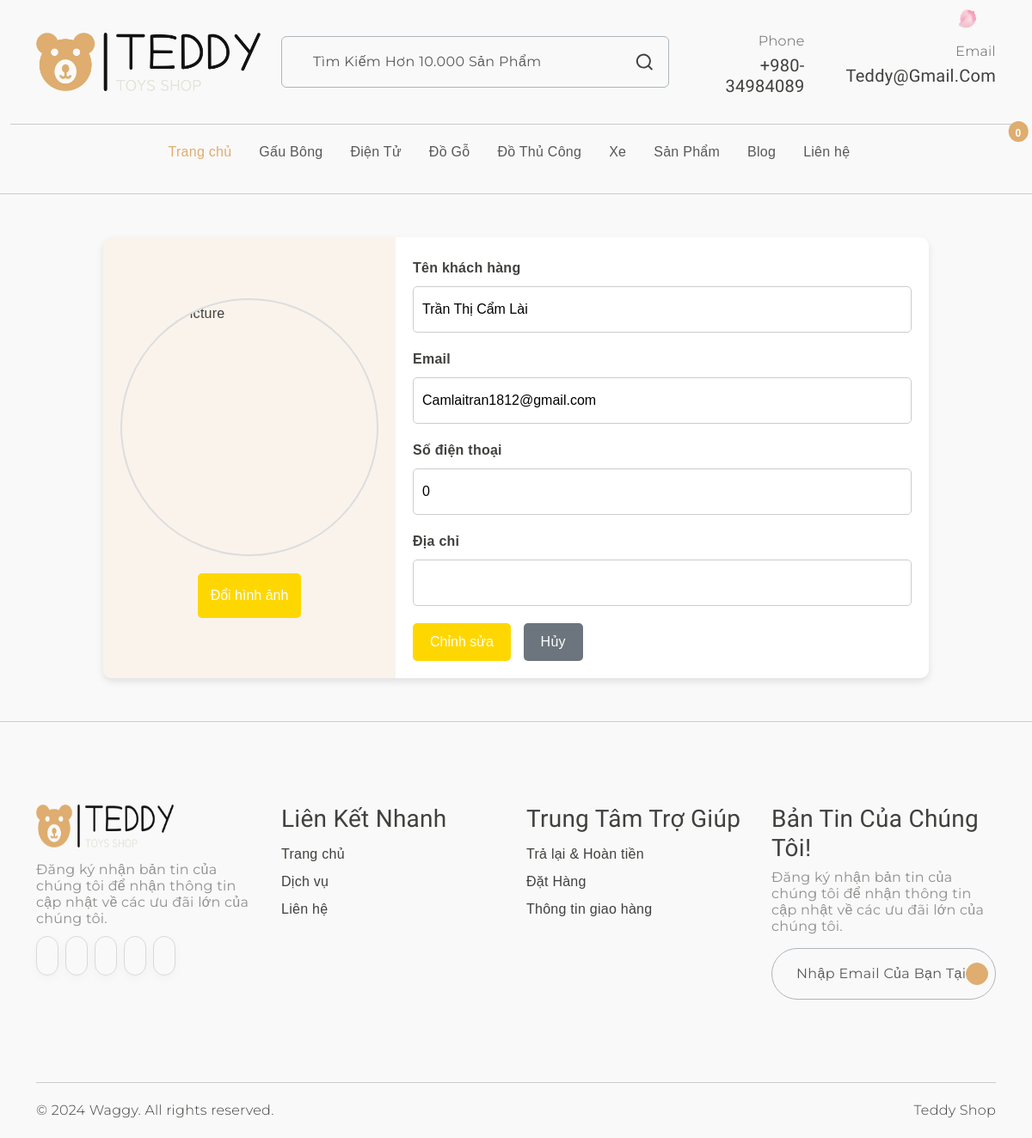
Screenshot of /clients/main/profile.php?id=2 with the database file from the repository.
### tables this page shows
CREATE TABLE `khachhang` (
  `IDKhachHang` int(11) NOT NULL,
  `HoTen` varchar(100) NOT NULL,
  `MatKhau` varchar(20) NOT NULL,
  `Email` varchar(50) NOT NULL,
  `DiaChi` varchar(100) NOT NULL,
  `SDT` int(11) NOT NULL,
  `HinhAnhKhachHang` varchar(10000) DEFAULT NULL
);

### lib/database.php (called while the page is built, shortened)
<?php
class Database extends PDO
{
  public $host = DB_HOST;
  public $user = DB_USER;
  public $pass = DB_PASS;
  public $dbname = DB_NAME;
  public $link;
  private function connectDB()
  {
    $this->link = new mysqli(
      $this->host,
      $this->user,
      $this->pass,
      $this->dbname
    );
  }
  public function select($query)
  {
    $result = $this->link->query($query);
    if ($result->num_rows > 0) {
      return $result;
    } else {
      return false;
    }
  }
}

### controller/khachhang.php (called while the page is built, shortened)
<?php
$filepath = realpath(dirname(__FILE__));
include_once $filepath . '/../lib/database.php';
?>
<?php
class KhachHang
{
    private $db;
    public function __construct()
    {
        $this->db = new Database();
    }
?>
<?php
    function getByID($id)
    {
        $query = "SELECT * FROM KhachHang WHERE IDKhachHang = '$id'";
        $result = $this->db->select($query);
        if ($result && $result->num_rows > 0) {
            return $result->fetch_assoc();
        }
        return null;
    }
}

### clients/main/profile.php (the view, shortened to what this page needs)
<?php
include_once '../layouts/header.php';
include_once '../../controller/khachhang.php';
$khachhang = new KhachHang();
$khachhangUpdate = $khachhang->getById($_GET['id']);
?>
<!DOCTYPE html>
<html lang="en">
<head>
</head>
<body>
    <hr>
    <form action="profile.php?id=<?= htmlspecialchars($_GET['id']) ?>" method="POST" enctype="multipart/form-data">
        <div class="containerProfile">
            <div class="left-panel">
                <img id="profileImg" src="/<?= $khachhangUpdate['HinhAnhKhachHang']?>" alt="Profile Picture">
                <button type="button" id="changeImageButton">Đổi hình ảnh</button>
            </div>
            <div class="right-panel">
                <div class="form-group">
                    <label for="HoTen">Tên khách hàng</label>
                    <input type="text" id="HoTen" name="HoTen" value="<?= htmlspecialchars($khachhangUpdate['HoTen'] ?? '') ?>">
                </div>
                <div class="form-group">
                    <label for="Email">Email</label>
                    <input type="email" id="Email" name="Email" value="<?= htmlspecialchars($khachhangUpdate['Email'] ?? '') ?>">
                </div>
                <div class="form-group">
                    <label for="SDT">Số điện thoại</label>
                    <input type="text" id="SDT" name="SDT" value="<?= htmlspecialchars($khachhangUpdate['SDT'] ?? '') ?>">
                </div>
                <div class="form-group">
                    <label for="DiaChi">Địa chỉ</label>
                    <input type="text" id="DiaChi" name="DiaChi" value="<?= htmlspecialchars($khachhangUpdate['DiaChi'] ?? '') ?>">
                </div>
                <div class="btn-container">
                    <button type="submit" class="btn">Chỉnh sửa</button>
                    <a href="index.php" class="btn" style="background-color: #6c757d;">Hủy</a>
                </div>
            </div>
        </div>
    </form>
    <hr>
</body>
</html>
<?php include '../layouts/footer.php'; ?>

### clients/style.css (style rules this page uses)
:root { --header-height: 160px; --header-height-min: 80px; }
:root { --accent-color: #DEAD6F; --dark-color: #222222; --light-dark-color: #727272; --light-color: #fff; --grey-color: #dbdbdb; --light-grey-color: #fafafa; --primary-color: #6995B1; --light-primary-color: #eef1f3; }
:root { --body-font: 'Chilanka', cursive; --heading-font: 'Chilanka', cursive; --secondary-font: 'Montserrat', sans-serif; }
body { --bs-link-color: #333; --bs-link-hover-color: #333; --bs-link-color-rgb: 40, 40, 40; --bs-link-hover-color-rgb: 0, 0, 0; --bs-light-rgb: 248, 248, 248; --bs-font-sans-serif: 'Chilanka', cursive; --bs-body-font-family: var(--bs-font-sans-serif); --bs-body-font-size: 1rem; --bs-body-font-weight: 400; --bs-body-line-height: 2; --bs-body-color: #41403E; --bs-primary: #DEAD6F; --bs-primary-rgb: 222, 173, 111; --bs-primary-bg-subtle: #FFF9EB; --bs-border-color: #F7F7F7; --bs-secondary-rgb: 230, 243, 251; --bs-success-rgb: 238, 245, 228; --bs-danger-rgb: 249, 235, 231; --bs-warning-rgb: 255, 249, 235; --bs-info-rgb: 230, 243, 250; }
body { letter-spacing: 0.01625rem; }
a { text-decoration: none; }

### clients/layouts/header.php (style rules this page uses)
html, body { max-width: 100%; overflow-x: hidden; }
body { padding-top: 0; transition: padding-top 0.3s ease; }

### clients/main/profile.php (style rules this page uses)
body { font-family: Arial, sans-serif; margin: 0; padding: 0; background-color: #f9f9f9; }
.containerProfile { width: 80%; margin: 50px auto; display: flex; background: #fff; box-shadow: 0 4px 8px rgba(0, 0, 0, 0.1); border-radius: 10px; overflow: hidden; }
.left-panel { flex: 1; background-color: #F9F3EC; display: flex; flex-direction: column; align-items: center; justify-content: center; padding: 20px; position: relative; }
.left-panel img { width: 300px; height: 300px; border-radius: 50%; object-fit: cover; border: 2px solid #ddd; }
.left-panel button { margin-top: 20px; padding: 10px 15px; font-size: 1rem; background-color: #FFD700; color: #fff; border: none; border-radius: 5px; cursor: pointer; }
.right-panel { flex: 2; padding: 20px; }
.form-group { margin-bottom: 15px; }
.form-group label { display: block; font-weight: bold; margin-bottom: 5px; }
.form-group input { width: 100%; padding: 10px; border: 1px solid #ccc; border-radius: 5px; font-size: 1rem; }
.btn-container { margin-top: 20px; }
.btn { padding: 10px 20px; font-size: 1rem; color: #fff; background-color: #FFD700; border: none; border-radius: 5px; cursor: pointer; margin-right: 10px; }

### rows the page displays
khachhang: HoTen "Trần Thị Cẩm Lài", Email "Camlaitran1812@gmail.com", SDT "0"

### other values shown
$giohang_soluong "0"
